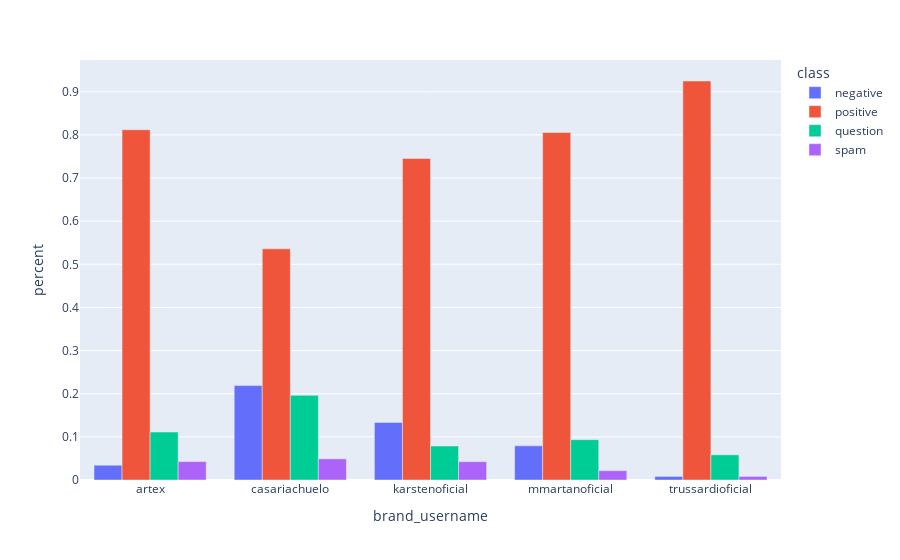

Here is the notebook cell this chart was saved with:
### Code cell
df_plot = df_comment_class_plot
fig = px.bar(df_plot, x="brand_username", y="percent", color="class", barmode="group")
fig.show()

### Figure 1 — Plotly figure (JSON) as saved in the notebook; plotly's stock layout.template omitted (floating-point values rounded to 4 significant figures)
{"data": [{"alignmentgroup": "True", "hovertemplate": "class=negative<br>brand_username=%{x}<br>percent=%{y}<extra></extra>", "legendgroup": "negative", "marker": {"color": "#636efa", "pattern": {"shape": ""}}, "name": "negative", "offsetgroup": "negative", "orientation": "v", "showlegend": true, "textposition": "auto", "type": "bar", "x": ["artex", "casariachuelo", "karstenoficial", "mmartanoficial", "trussardioficial"], "xaxis": "x", "y": [0.03419, 0.2189, 0.1333, 0.07914, 0.008333], "yaxis": "y"}, {"alignmentgroup": "True", "hovertemplate": "class=positive<br>brand_username=%{x}<br>percent=%{y}<extra></extra>", "legendgroup": "positive", "marker": {"color": "#EF553B", "pattern": {"shape": ""}}, "name": "positive", "offsetgroup": "positive", "orientation": "v", "showlegend": true, "textposition": "auto", "type": "bar", "x": ["artex", "casariachuelo", "karstenoficial", "mmartanoficial", "trussardioficial"], "xaxis": "x", "y": [0.812, 0.5358, 0.7455, 0.8058, 0.925], "yaxis": "y"}, {"alignmentgroup": "True", "hovertemplate": "class=question<br>brand_username=%{x}<br>percent=%{y}<extra></extra>", "legendgroup": "question", "marker": {"color": "#00cc96", "pattern": {"shape": ""}}, "name": "question", "offsetgroup": "question", "orientation": "v", "showlegend": true, "textposition": "auto", "type": "bar", "x": ["artex", "casariachuelo", "karstenoficial", "mmartanoficial", "trussardioficial"], "xaxis": "x", "y": [0.1111, 0.1962, 0.07879, 0.09353, 0.05833], "yaxis": "y"}, {"alignmentgroup": "True", "hovertemplate": "class=spam<br>brand_username=%{x}<br>percent=%{y}<extra></extra>", "legendgroup": "spam", "marker": {"color": "#ab63fa", "pattern": {"shape": ""}}, "name": "spam", "offsetgroup": "spam", "orientation": "v", "showlegend": true, "textposition": "auto", "type": "bar", "x": ["artex", "casariachuelo", "karstenoficial", "mmartanoficial", "trussardioficial"], "xaxis": "x", "y": [0.04274, 0.04906, 0.04242, 0.02158, 0.008333], "yaxis": "y"}], "layout": {"barmode": "group", "legend": {"title": {"text": "class"}, "tracegroupgap": 0}, "margin": {"t": 60}, "xaxis": {"anchor": "y", "domain": [0, 1], "title": {"text": "brand_username"}}, "yaxis": {"anchor": "x", "domain": [0, 1], "title": {"text": "percent"}}}}
